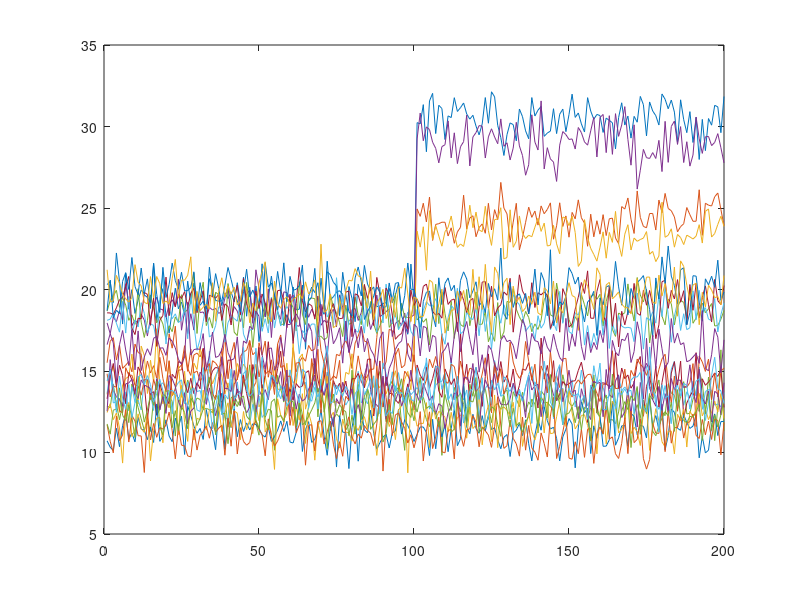

This chart was generated by the following MATLAB code: (Note: this script raises an error after producing the figure.)
% Script for distributed and adaptive GFSS. 
% Algorithm 2 in "Distributed Change Detection in Streaming Graph Signals".
%
% 2021/04
% Implemented by
% Xiuheng Wang.
% The ARMA filter code is downloaded from:
% https://andreasloukas.blog/2017/09/04/what-is-the-most-efficient-graph-filter-tchebychev-vs-arma/

clear;clc;
close all;
addpath('Tchebychev vs ARMA');

t = 200;
tc = 100;
gamma = 0.06;
% learning rates:
lambda = 0.3;
LAMBDA = 0.6;
mode = 1; % 0 or 1: full-connected or not full-connected
threshold = 0.1;
% signal model:
sigma = 1;
scale_factor = 10; % delta / sigma
%% Produce degree matrix, normalized Laplacian matrix and its shifted version
W = load('W.mat').W;
N = size(W,1);
if mode
    W(W < threshold)= 0;
    % Normalize
    for i = 1:N
        W(i,:)=W(i,:)/sum(W(i,:));
    end
    for i = 1:N
        for j = i:N
           W(j,i) = W(i,j);
        end
    end
end
D = zeros(N);
for i = 1:N
   D(i,i) = sum(W(:,i)); 
end
L = D^(-0.5) * (D - W) * D^(-0.5);

%% Generate simulated graph signals
M = 10 + 10 * rand([N, 1]);
Y = M + sigma * randn(N, t); 
delta = sigma * scale_factor;
Delta = delta + randn([4, 1]); % standard deviation = 1
M2 = M(1: 4) + Delta; 
Y2 = M2 + sigma * randn(4, t - tc);
Y(1: 4, tc + 1: end) = Y2;
figure;
for i = 1:N
    plot(Y(i, :));
    hold on;
end

%% Sorted Eigenvalues
[U,mu] = eig(L); % Factorize the Laplacian
mu = diag(mu);
[mu,ind] = sort(mu);

%% Estimate response function with an ARMA filter
response = min(1, sqrt(gamma ./ mu));
Kb = 4;
Ka = 4;
[b, a, rARMA, ~] = agsp_design_ARMA( mu, response, Kb, Ka);
figure;
plot(response);
hold on;
plot(rARMA);

%% Using the ARMA filter
GY = zeros(size(Y));
for i = 1:t
        gy = agsp_filter_ARMA( L, b, a, Y(:, i), 10, 0);
        GY(:, i) = gy(:, end);
end
figure;
for i = 1:N
    plot(GY(i, :));
    hold on;
end

%% Adaptive strategy form NEWMA
VT_1 = zeros(N, t+1);
VT_2 = VT_1;
for i = 2:t+1
    VT_1(:, i) = (1 - lambda) * VT_1(:, i-1) + lambda * GY(:, i-1);
    VT_2(:, i) = (1 - LAMBDA) * VT_2(:, i-1) + LAMBDA * GY(:, i-1);
end
VT_1(:, 1) = []; VT_2(:, 1) = []; 
VT = VT_2 - VT_1;

figure;
for i = 1:N
    plot(VT(i, :));
    hold on;
end

%% Detect changes in a distributed manner
tdaGFSS = zeros(size(Y));
if mode == 1
    W(W >  0)= 1;
    for i = 1:N
        tdaGFSS(i, :) = W(i, :) * VT / sum(W(i, :));
    end
    else
    for i = 1:N
        tdaGFSS(i, :) = W(i, :) * VT;
    end
end

figure;
for i = 1:N
    plot(tdaGFSS(i, :));
    hold on;
end
